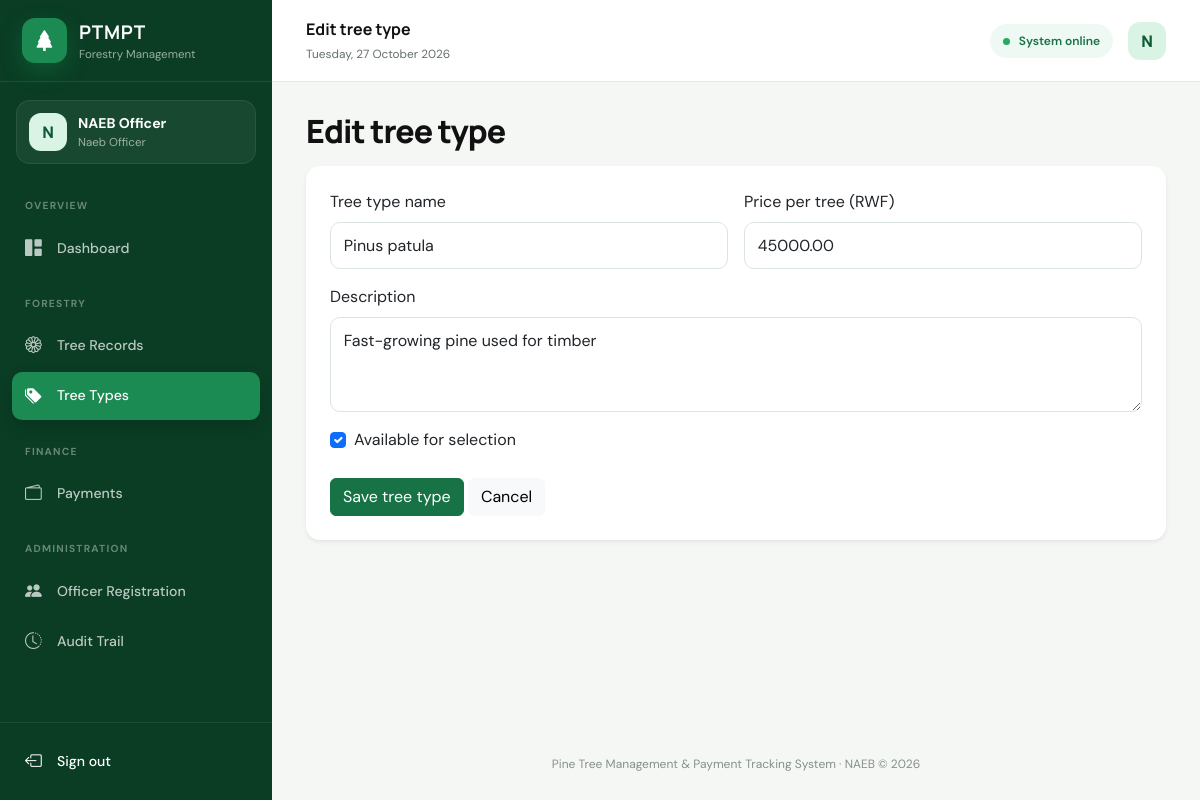
The app's page /tree_type_form.php?id=1 (signed in) with its own data.
### tables this page shows
CREATE TABLE IF NOT EXISTS tree_types (
  tree_type_id INT AUTO_INCREMENT PRIMARY KEY,
  type_name VARCHAR(100) NOT NULL UNIQUE,
  description VARCHAR(255),
  unit_price DECIMAL(15,2) NOT NULL DEFAULT 0,
  is_active TINYINT(1) NOT NULL DEFAULT 1,
  created_by INT NOT NULL,
  created_at TIMESTAMP DEFAULT CURRENT_TIMESTAMP,
  FOREIGN KEY (created_by) REFERENCES users(user_id) ON DELETE RESTRICT
);

### auth.php (called while the page is built, shortened)
<?php
function e($value): string {
    return htmlspecialchars((string)$value, ENT_QUOTES, 'UTF-8');
}
?>

### tree_type_form.php (the view)
<?php
session_start(); include 'conn.php'; include 'auth.php'; require_roles(['naeb_officer']);
$t=['tree_type_id'=>'','type_name'=>'','description'=>'','unit_price'=>'','is_active'=>1];
if (isset($_GET['id'])) { $id=(int)$_GET['id']; $r=mysqli_query($con,"SELECT * FROM tree_types WHERE tree_type_id=$id"); if ($r && mysqli_num_rows($r)) $t=mysqli_fetch_assoc($r); else redirect('tree_types.php'); }
$page_title=$t['tree_type_id']?'Edit tree type':'Add tree type'; include 'includes/header.php'; include 'includes/navbar.php';
?>
<h1 class="page-title h2 mb-3"><?= e($page_title) ?></h1><div class="card border-0 shadow-sm"><div class="card-body p-4"><form method="post" action="tree_type_save.php"><input type="hidden" name="tree_type_id" value="<?= e($t['tree_type_id']) ?>"><div class="row g-3"><div class="col-md-6"><label class="form-label">Tree type name</label><input class="form-control" name="type_name" value="<?= e($t['type_name']) ?>" placeholder="Example: Pinus patula" required></div><div class="col-md-6"><label class="form-label">Price per tree (RWF)</label><input class="form-control" type="number" min="0" step="0.01" name="unit_price" value="<?= e($t['unit_price']) ?>" required></div><div class="col-12"><label class="form-label">Description</label><textarea class="form-control" name="description" rows="3"><?= e($t['description']) ?></textarea></div><div class="col-12 form-check ms-2"><input class="form-check-input" type="checkbox" name="is_active" id="active" <?= $t['is_active'] ? 'checked' : '' ?>><label class="form-check-label" for="active">Available for selection</label></div></div><div class="mt-4"><button class="btn btn-success" name="save">Save tree type</button> <a class="btn btn-light" href="tree_types.php">Cancel</a></div></form></div></div><?php include 'includes/footer.php'; ?>

### includes/navbar.php (shortened to what this page needs)
<?php
$current_page = basename($_SERVER['PHP_SELF']);
$role = $_SESSION['role'];
$role_label = ucwords(str_replace('_', ' ', $role));
function nav_active(array $pages): string {
    global $current_page;
    return in_array($current_page, $pages, true) ? ' active' : '';
}
?>
<div class="app-shell">
  <aside class="app-sidebar no-print" id="appSidebar">
    <div class="sidebar-brand">
      <span class="brand-mark"><i class="bi bi-tree-fill"></i></span>
      <div><strong>PTMPT</strong><small>Forestry Management</small></div>
    </div>
    <div class="sidebar-profile">
      <div class="profile-avatar"><?= e(strtoupper(substr($_SESSION['full_name'], 0, 1))) ?></div>
      <div class="overflow-hidden"><strong><?= e($_SESSION['full_name']) ?></strong><small><?= e($role_label) ?></small></div>
    </div>
    <nav class="sidebar-nav">
      <span class="nav-caption">Overview</span>
      <a class="sidebar-link<?= nav_active(['dashboard.php']) ?>" href="dashboard.php"><i class="bi bi-grid-1x2-fill"></i><span>Dashboard</span></a>
      <?php if (in_array($role, ['forestry_officer','naeb_officer','owner','buyer'], true)): ?>
        <span class="nav-caption">Forestry</span>
        <a class="sidebar-link<?= nav_active(['trees.php','tree_form.php']) ?>" href="trees.php"><i class="bi bi-flower1"></i><span>Tree Records</span></a>
        <?php if ($role === 'naeb_officer'): ?><a class="sidebar-link<?= nav_active(['tree_types.php','tree_type_form.php']) ?>" href="tree_types.php"><i class="bi bi-tags-fill"></i><span>Tree Types</span></a><?php endif; ?>
      <?php endif; ?>
      <?php if (in_array($role, ['naeb_officer','owner','buyer'], true)): ?>
        <span class="nav-caption">Finance</span>
        <a class="sidebar-link<?= nav_active(['payments.php','payment_form.php']) ?>" href="payments.php"><i class="bi bi-wallet2"></i><span><?= $role === 'owner' ? 'My Payments' : 'Payments' ?></span></a>
      <?php endif; ?>
      <?php if (in_array($role, ['admin','naeb_officer'], true)): ?>
        <span class="nav-caption">Administration</span>
        <a class="sidebar-link<?= nav_active(['users.php','user_form.php']) ?>" href="users.php"><i class="bi bi-people-fill"></i><span><?= $role === 'naeb_officer' ? 'Officer Registration' : 'User Management' ?></span></a>
      <?php endif; ?>
      <?php if (in_array($role, ['admin','forestry_officer','naeb_officer'], true)): ?>
        <a class="sidebar-link<?= nav_active(['audit_log.php']) ?>" href="audit_log.php"><i class="bi bi-clock-history"></i><span>Audit Trail</span></a>
      <?php endif; ?>
    </nav>
    <div class="sidebar-footer">
      <a class="sidebar-link logout-link" href="logout.php"><i class="bi bi-box-arrow-left"></i><span>Sign out</span></a>
    </div>
  </aside>
  <div class="app-main">
    <header class="app-topbar no-print">
      <div class="topbar-title"><strong><?= isset($page_title) ? e($page_title) : 'PTMPT' ?></strong><small><?= e(date('l, d F Y')) ?></small></div>
      <div class="topbar-actions">
        <span class="status-pill"><span></span> System online</span>
        <div class="topbar-avatar"><?= e(strtoupper(substr($_SESSION['full_name'], 0, 1))) ?></div>
      </div>
    </header>
    <main class="app-content">

### style.css (style rules this page uses)
:root { --forest-950: #072e1b; --forest-900: #0a3d24; --forest-800: #105b35; --forest-700: #177245; --forest-600: #1c8a53; --forest-100: #dff3e8; --forest-50: #eff9f3; --ink: #111111; --muted: #667069; --canvas: #f5f7f5; --sidebar-width: 272px; }
* { box-sizing: border-box; }
body { margin: 0; background: var(--canvas); color: var(--ink); font-family: "DM Sans", sans-serif; min-height: 100vh; }
h1, h2, h3, h4, h5, h6, .page-title { font-family: "Manrope", sans-serif; }
a { text-decoration: none; }
.app-shell { min-height: 100vh; }
.app-sidebar { background: #0a3d24; color: white; display: flex; flex-direction: column; height: 100vh; left: 0; overflow-y: auto; position: fixed; top: 0; width: var(--sidebar-width); z-index: 1040; }
.sidebar-brand { align-items: center; border-bottom: 1px solid rgba(255, 255, 255, 0.09); display: flex; gap: 12px; min-height: 82px; padding: 17px 22px; }
.brand-mark { align-items: center; background: #1c8a53; border-radius: 13px; box-shadow: 0 8px 22px rgba(24, 151, 82, 0.3); display: flex; font-size: 1.3rem; height: 45px; justify-content: center; width: 45px; }
.sidebar-brand strong { display: block; font-family: "Manrope"; font-size: 1.18rem; letter-spacing: 0.04em; }
.sidebar-brand small, .sidebar-profile small { color: rgba(255, 255, 255, 0.58); display: block; font-size: 0.72rem; }
.sidebar-profile { align-items: center; background: rgba(255, 255, 255, 0.06); border: 1px solid rgba(255, 255, 255, 0.08); border-radius: 14px; display: flex; gap: 11px; margin: 18px 16px 5px; padding: 12px; }
.sidebar-profile strong { display: block; font-size: 0.88rem; overflow: hidden; text-overflow: ellipsis; white-space: nowrap; }
.profile-avatar, .topbar-avatar { align-items: center; background: #d9f4e5; border-radius: 12px; color: var(--forest-800); display: flex; flex: 0 0 auto; font-family: "Manrope"; font-weight: 800; height: 38px; justify-content: center; width: 38px; }
.sidebar-nav { flex: 1; padding: 8px 12px 20px; }
.nav-caption { color: rgba(255, 255, 255, 0.38); display: block; font-size: 0.64rem; font-weight: 700; letter-spacing: 0.12em; padding: 21px 13px 8px; text-transform: uppercase; }
.sidebar-link { align-items: center; border-radius: 10px; color: rgba(255, 255, 255, 0.72); display: flex; font-size: 0.88rem; font-weight: 500; gap: 13px; margin: 3px 0; padding: 11px 13px; transition: 0.18s ease; }
.sidebar-link i { font-size: 1.05rem; width: 19px; }
.sidebar-link.active { background: #1c8a53; box-shadow: 0 7px 16px rgba(0, 0, 0, 0.15); color: white; }
.sidebar-footer { border-top: 1px solid rgba(255, 255, 255, 0.08); padding: 12px; }
.logout-link { color: white; }
.app-main { margin-left: var(--sidebar-width); min-height: 100vh; }
.app-topbar { align-items: center; background: rgba(255, 255, 255, 0.94); border-bottom: 1px solid #e2eae5; display: flex; height: 82px; justify-content: space-between; padding: 0 34px; position: sticky; top: 0; backdrop-filter: blur(10px); z-index: 1020; }
.topbar-title strong { display: block; font-family: "Manrope"; font-size: 1rem; }
.topbar-title small { color: var(--muted); font-size: 0.74rem; }
.topbar-actions { align-items: center; display: flex; gap: 15px; }
.status-pill { background: var(--forest-50); border-radius: 50px; color: var(--forest-700); font-size: 0.75rem; font-weight: 600; padding: 8px 13px; }
.status-pill span { background: #24aa61; border-radius: 50%; display: inline-block; height: 7px; margin-right: 6px; width: 7px; }
.app-content { max-width: 1600px; min-height: calc(100vh - 132px); padding: 30px 34px; }
.page-title { color: var(--ink); font-weight: 800; letter-spacing: -0.03em; }
.card, .table-responsive { border-radius: 14px; }
.btn-success { background: var(--forest-700); border-color: var(--forest-700); }
.form-control, .form-select { border-color: #dce5df; border-radius: 10px; padding: 0.65rem 0.8rem; }

### records on screen
tree_types: tree_type_id "Edit tree type", type_name "Pinus patula", unit_price "45000.00", description "Fast-growing pine used for timber", is_active "☑"

### other values on screen
substr($_SESSION['full_name'], 0, 1) "N"
$_SESSION['full_name'] "NAEB Officer"
$role_label "Naeb Officer"
